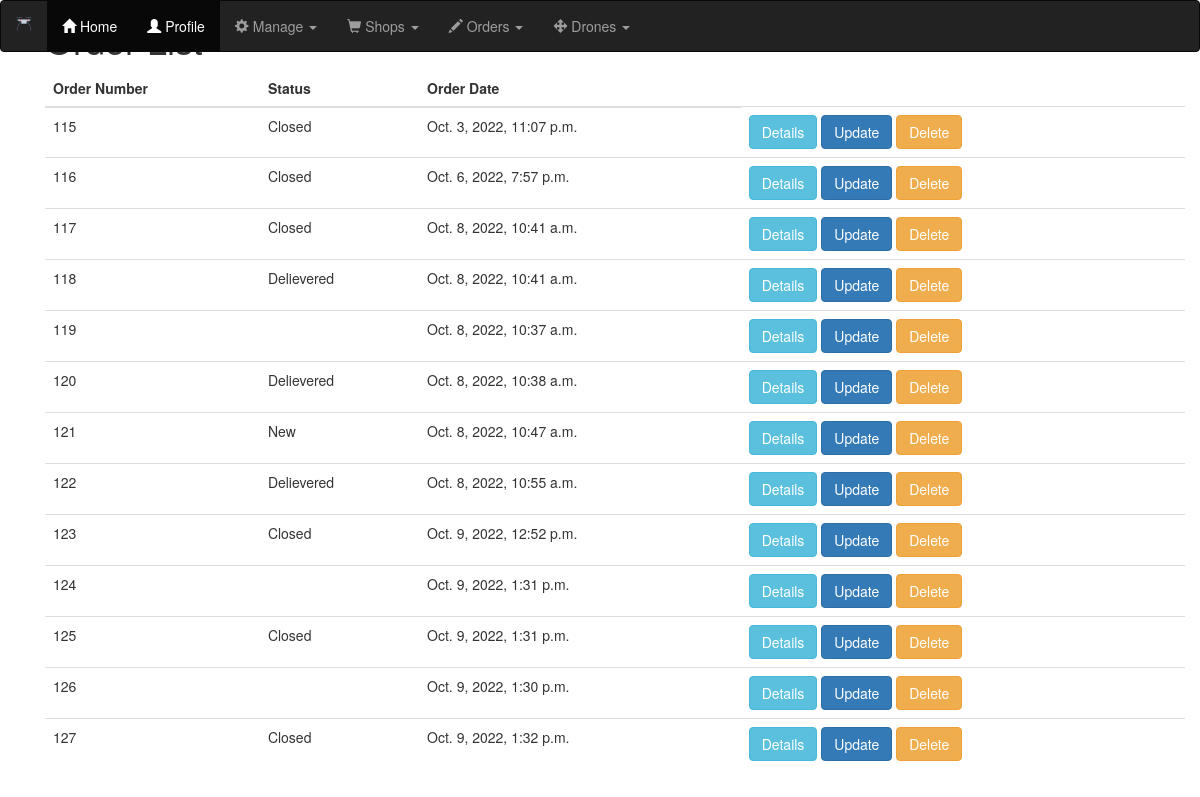
Screenshot of /orders/order_list with the database file from the repository.
### orders/models.py (models this page shows, shortened)
class SoftDeletionModel(models.Model):
    deleted_at = models.DateTimeField(blank=True, null=True)
    objects = SoftDeletionManager()
    all_objects = SoftDeletionManager(alive_only=False)
    class Meta:
        abstract = True

class Order(SoftDeletionModel):
    OrderStatus = (
        ('New',1),          # A new order which was not yet attended
        ('Processing',3),   # An order that is being prepared for shipping
        ('Shipped',4),      # An order which is on its way with a drone
        ('Delievered',5),   # An order which the consumer accepted with the app
        ('Closed',6),       # An order after delievered
        ('Canceled',7),     # Softly deleted order / canceled
    )
    customer = models.IntegerField()
    order_date = models.DateTimeField(auto_now=True)
    status = models.CharField(max_length = 10, choices = OrderStatus, default = 1)
    shop = models.ForeignKey(Shop,on_delete=models.DO_NOTHING)
    drone = models.ForeignKey(Drone,on_delete=models.DO_NOTHING,null=True)
    total_price = models.FloatField(default=0)
    total_weight = models.FloatField(default=0)
    lat_location = models.FloatField(default=0)
    long_location = models.FloatField(default=0)

### orders/views.py (the view)
# urls.py: path('order_list',OrderListView.as_view(),name='order_list'),
class OrderListView(ListView):
    model = Order
    context_object_name = 'order_list'
    template_name = 'orders/order_list.html'

### orders/models.py (called while the page is built)
    def get_queryset(self):
        if self.alive_only:
            return SoftDeletionQuerySet(self.model).filter(deleted_at=None)
        return SoftDeletionQuerySet(self.model)

### orders/templates/orders/order_list.html
<!DOCTYPE html>
{% extends "base.html" %}
{% load crispy_forms_tags %}
{% load static %}
{% block content %}
<div class="container">
  <h1>Order List</h1>
<table class="table">
  <thead>
    <th>Order Number</th>
    <th>Status</th>
    <th>Order Date</th>
  </thead>
  <tbody>
  {% for order in object_list %}
    <tr class="default">
      <td>{{ order.id }}</td>
      <td>{{ order.status }}</td>
      <td>{{ order.order_date }}</td>
      <td>
        <a href="order/{{order.id}}/detail"><button type="button" class="btn btn-info">Details</button></a>
        <a href="{% url 'orders:order_update' order.id %}"><button type="button" class="btn btn-primary">Update</button></a>
        <a href="{% url 'orders:order_delete' order.id %}"><button type="button" class="btn btn-warning">Delete</button></a>
      </td>
    </tr>
  {% endfor %}
</tbody>
</table>
</div>
{% endblock %}

### static/css/styles.css (style rules this page uses)
td { padding: 1em; }

### rows the page displays
Order: id "115", status "Closed", order_date "Oct. 3, 2022, 11:07 p.m."
Order: id "116", status "Closed", order_date "Oct. 6, 2022, 7:57 p.m."
Order: id "117", status "Closed", order_date "Oct. 8, 2022, 10:41 a.m."
Order: id "118", status "Delievered", order_date "Oct. 8, 2022, 10:41 a.m."
Order: id "119", order_date "Oct. 8, 2022, 10:37 a.m."
Order: id "120", status "Delievered", order_date "Oct. 8, 2022, 10:38 a.m."
Order: id "121", status "New", order_date "Oct. 8, 2022, 10:47 a.m."
Order: id "122", status "Delievered", order_date "Oct. 8, 2022, 10:55 a.m."
Order: id "123", status "Closed", order_date "Oct. 9, 2022, 12:52 p.m."
Order: id "124", order_date "Oct. 9, 2022, 1:31 p.m."
Order: id "125", status "Closed", order_date "Oct. 9, 2022, 1:31 p.m."
Order: id "126", order_date "Oct. 9, 2022, 1:30 p.m."
Order: id "127", status "Closed", order_date "Oct. 9, 2022, 1:32 p.m."
